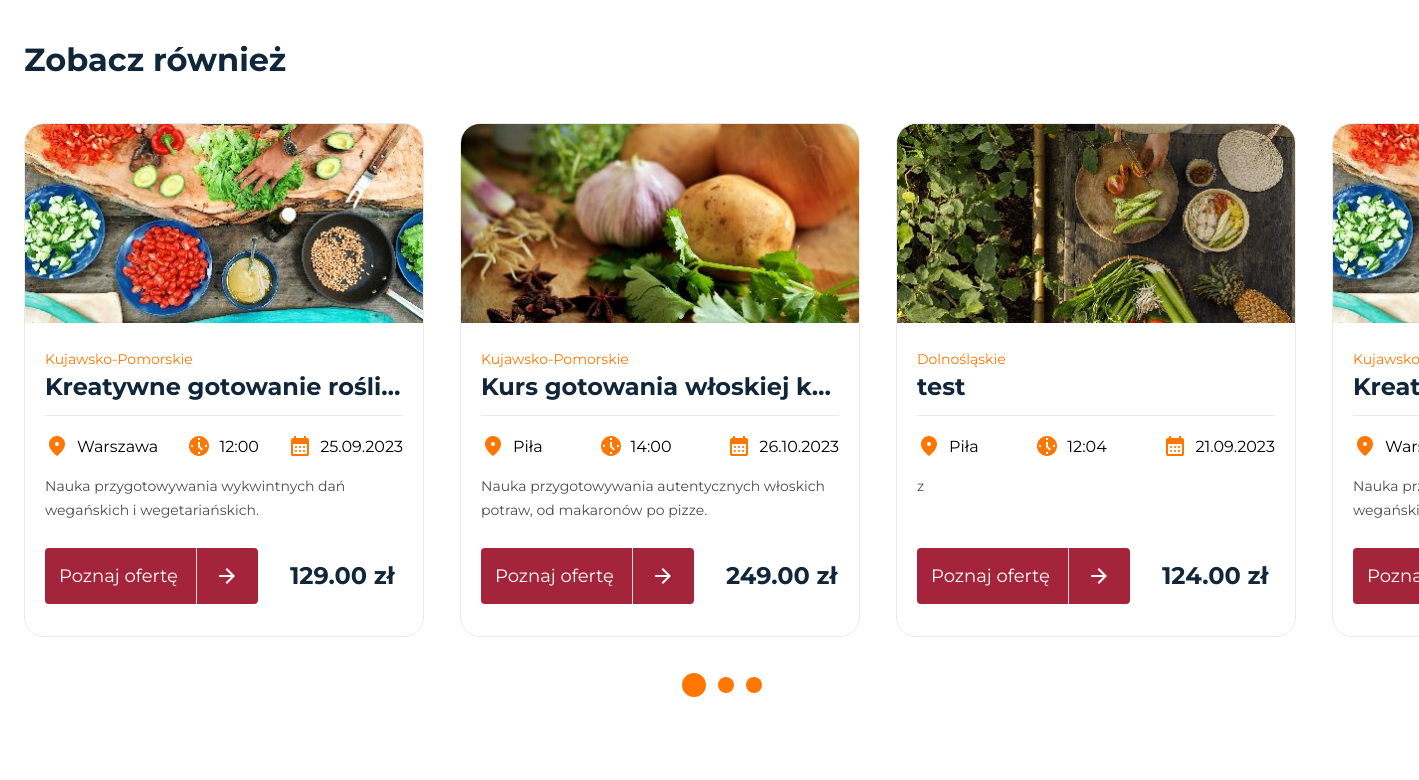
/course/kujawsko-pomorskie/kurs-gotowania-woskiej-kuchni/ (middle part), run on an earlier commit of the app's database.
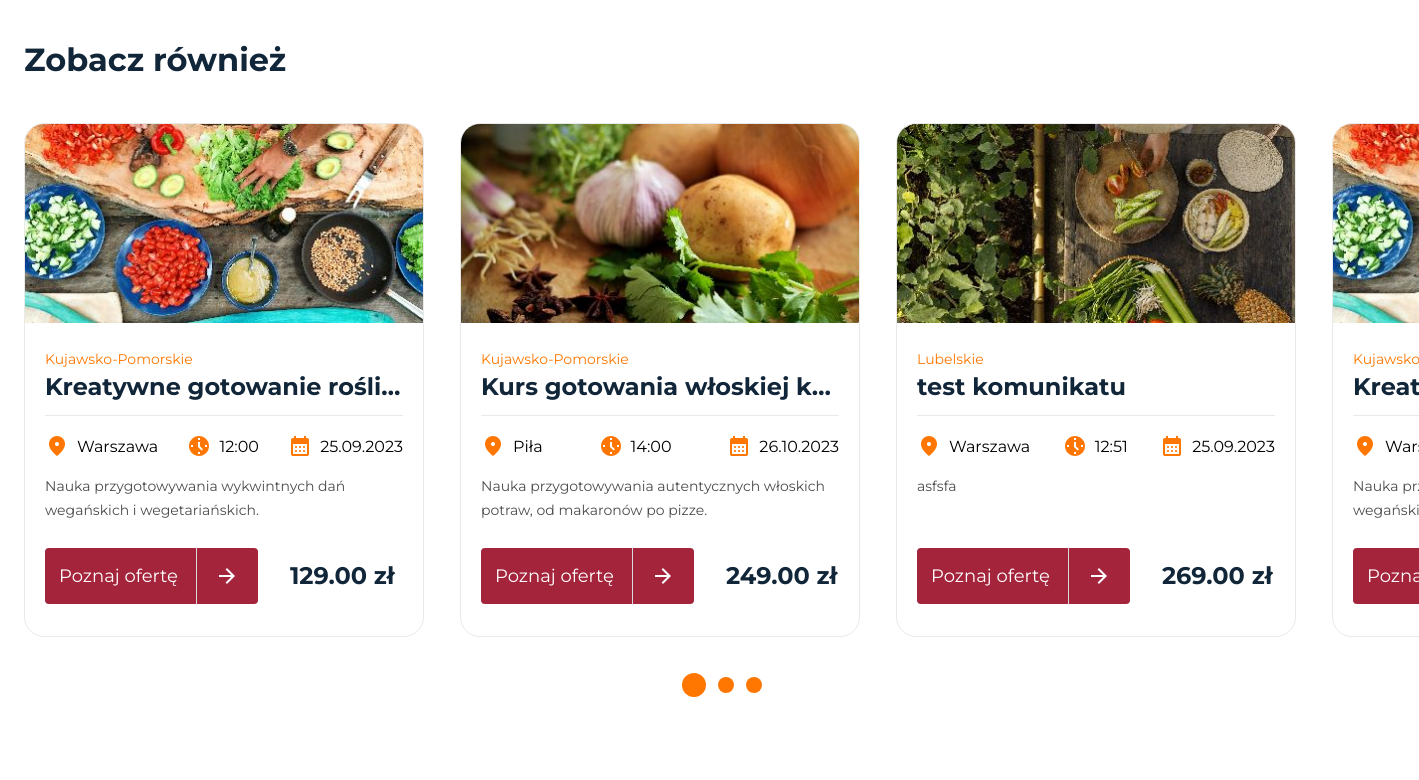
And on a later commit of the database.
### coursebookapp/models/course.py (models this page shows, shortened)
class Course(models.Model):
    instructor = models.ForeignKey(
        Instructor, on_delete=models.SET_NULL, null=True, blank=True
    )
    title = models.CharField(max_length=100)
    short_description = models.CharField(max_length=200)
    price = models.DecimalField(max_digits=8, decimal_places=2)
    province_choices = (
        ("dolnośląskie", "Dolnośląskie"),
        ("kujawsko-pomorskie", "Kujawsko-Pomorskie"),
        ("lubelskie", "Lubelskie"),
        ("lubuskie", "Lubuskie"),
        ("łódzkie", "Łódzkie"),
        ("małopolskie", "Małopolskie"),
        ("mazowieckie", "Mazowieckie"),
        ("opolskie", "Opolskie"),
        ("podkarpackie", "Podkarpackie"),
        ("podlaskie", "Podlaskie"),
        ("pomorskie", "Pomorskie"),
        ("śląskie", "Śląskie"),
        ("świętokrzyskie", "Świętokrzyskie"),
        ("warmińsko-mazurskie", "Warmińsko-Mazurskie"),
        ("wielkopolskie", "Wielkopolskie"),
        ("zachodniopomorskie", "Zachodniopomorskie"),
    )
    province = models.CharField(max_length=30, choices=province_choices)
    available = models.BooleanField(default=False)
    seats = models.PositiveIntegerField()
    date = models.DateField()
    time_start = models.TimeField()
    city = models.CharField(max_length=100)
    course_description = models.TextField()
    course_for = models.TextField()
    course_benefit = models.TextField()
    province_slug = models.SlugField(max_length=50, blank=True)
    slug = models.SlugField(max_length=200, unique=True, blank=True)

### coursebookapp/models/course_image.py (models this page shows, shortened)
class CourseImage(models.Model):
    course = models.ForeignKey(Course, on_delete=models.CASCADE)
    def get_upload_path(instance, filename):
        return f"course_images/{instance.course.id}/{filename}"
    image = models.ImageField(upload_to=get_upload_path)
    image_thumb = models.ImageField(upload_to=get_upload_path, blank=True)
    image_medium_thumb = models.ImageField(upload_to=get_upload_path, blank=True)

### coursebookapp/views/course_detail_view.py (the view)
class CourseDetailView(generics.RetrieveAPIView):
    serializer_class = CourseSerializer
    queryset = Course.objects.all()
    lookup_field = "slug"
    template_name = "pages/course_detail.html"
    def get(self, request, *args, **kwargs):
        instance = self.get_object()
        random_courses = Course.objects.order_by("?")[:6]
        instance.image = instance.courseimage_set.first()
        instance.images = CourseImage.objects.filter(course=instance)
        for course in random_courses:
            course.image = course.courseimage_set.first()
        breadcrumbs = [
            ("Coursebook", reverse("home")),
            (
                instance.province_slug,
                reverse(
                    "course_category", kwargs={"province_slug": instance.province_slug}
                ),
            ),
            (
                instance.title,
                reverse(
                    "course_detail",
                    kwargs={
                        "province_slug": instance.province_slug,
                        "slug": instance.slug,
                    },
                ),
            ),
        ]
        context = {
            "course": instance,
            "random_courses": random_courses,
            "breadcrumbs": breadcrumbs,
        }
        return render(request, self.template_name, context)

### coursebookapp/models/instructor.py (called while the page is built)
    @property
    def fullname(self):
        return f"{self.first_name} {self.last_name}"

### templates/pages/course_detail.html (shortened to what this page needs)
{% extends "layout/base-nb.html" %} {% block styles %}
<link rel="stylesheet" href="{% static 'css/global.min.css' %}" />
<link rel="stylesheet" href="{% static 'css/course.min.css' %}" />
<link rel="stylesheet" href="{% static 'css/splide-core.min.css' %}" />
{% endblock %} {% block content %}
<section class="more">
  <div class="container">
    <div class="more__heading">
      <p class="more__heading-title">Zobacz również</p>
    </div>
  </div>
  <div class="oneside-container">
    <div class="recommended__inner">
      <div class="splide recommended-carousel" aria-label="Rekomendowane">
        <div class="splide__track">
          <ul class="splide__list">
            {% if random_courses %} {% for random in random_courses %}
            <li class="splide__slide">
              <div class="offert-card">
                <div class="offert-card__image">
                  {% if random.image.image.url %}
                  <img
                    loading="lazy"
                    width="400"
                    height="200"
                    src="{{ random.image.image_medium_thumb.url }}"
                    alt="{{ random.title }}"
                  />
                  {% endif %}
                </div>
                <div class="offert-card__body">
                  <p class="offert-card__body-overline">
                    {{random.province|title}}
                  </p>
                  <h2 class="offert-card__body-title">{{ random.title}}</h2>
                  <div class="offert-card__body-information">
                    <div class="offert-card__information-box">
                      <p class="information-card__information-name">
                        {{random.city}}
                      </p>
                    </div>
                    <div class="offert-card__information-box">
                      <p class="information-card__information-name">
                        {{ random.time_start|time:"H:i" }}
                      </p>
                    </div>
                    <div class="offert-card__information-box">
                      <p class="information-card__information-name">
                        {{ random.date|date:"d.m.Y" }}
                      </p>
                    </div>
                  </div>
                  <p class="offert-card__body-description">
                    {{random.short_description}}
                  </p>
                  <div class="offert-card__body-action">
                    <a
                      href="{% url 'course_detail' province_slug=random.province_slug slug=random.slug %}"
                      class="btn btn--primary"
                      >Poznaj ofertę
                      <span class="btn__arrow">
                        <svg
                          width="24"
                          height="24"
                          viewBox="0 0 24 24"
                          fill="none"
                          xmlns="http://www.w3.org/2000/svg"
                        >
                          <path
                            d="M12 20L10.575 18.6L16.175 13H4V11H16.175L10.575 5.4L12 4L20 12L12 20Z"
                            fill="white"
                          />
                        </svg>
                      </span>
                    </a>
                    <p class="offert-card__body-price">
                      {{random.price}}&nbsp;zł
                    </p>
                  </div>
                </div>
              </div>
            </li>
            {% endfor %} {% else%}
            <div class="list__empty">
              <p class="list__empty-name">Brak kursów</p>
            </div>
            {% endif %}
          </ul>
        </div>
      </div>
    </div>
  </div>
</section>
{% endblock %}

What changed in the data, as far as the page shows it:
changed Course: province "Dolnośląskie" → "Lubelskie"; title "test" → "test komunikatu"; city "Piła" → "Warszawa"; time_start "12:04" → "12:51"; date "21.09.2023" → "25.09.2023"; short_description "z" → "asfsfa"; price "124.00" → "269.00"
